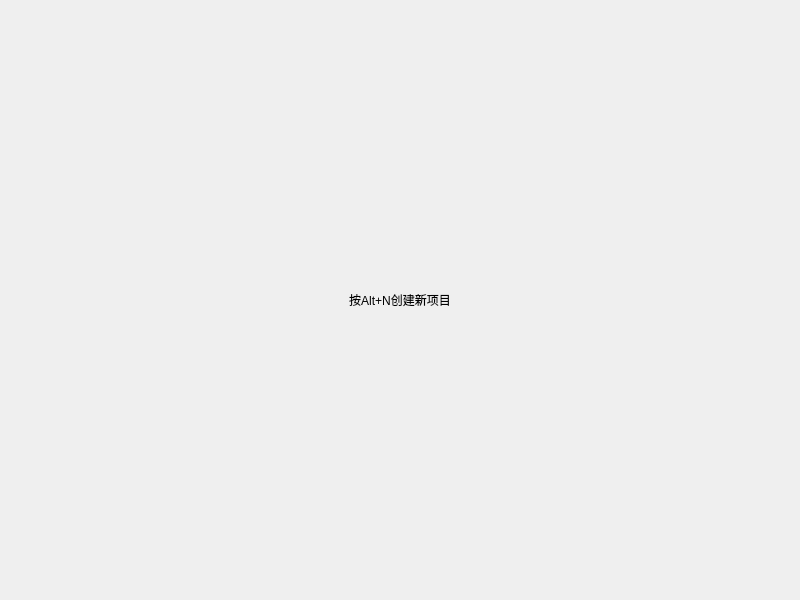
<?xml version="1.0" encoding="UTF-8"?>
<ui version="4.0">
 <class>DefaultWidget</class>
 <widget class="QWidget" name="DefaultWidget">
  <property name="geometry">
   <rect>
    <x>0</x>
    <y>0</y>
    <width>800</width>
    <height>600</height>
   </rect>
  </property>
  <property name="windowTitle">
   <string>Form</string>
  </property>
  <layout class="QHBoxLayout" name="horizontalLayout">
   <item>
    <widget class="QLabel" name="default_tips">
     <property name="maximumSize">
      <size>
       <width>388</width>
       <height>300</height>
      </size>
     </property>
     <property name="text">
      <string>按Alt+N创建新项目</string>
     </property>
     <property name="alignment">
      <set>Qt::AlignmentFlag::AlignCenter</set>
     </property>
    </widget>
   </item>
  </layout>
 </widget>
 <resources/>
 <connections/>
</ui>
